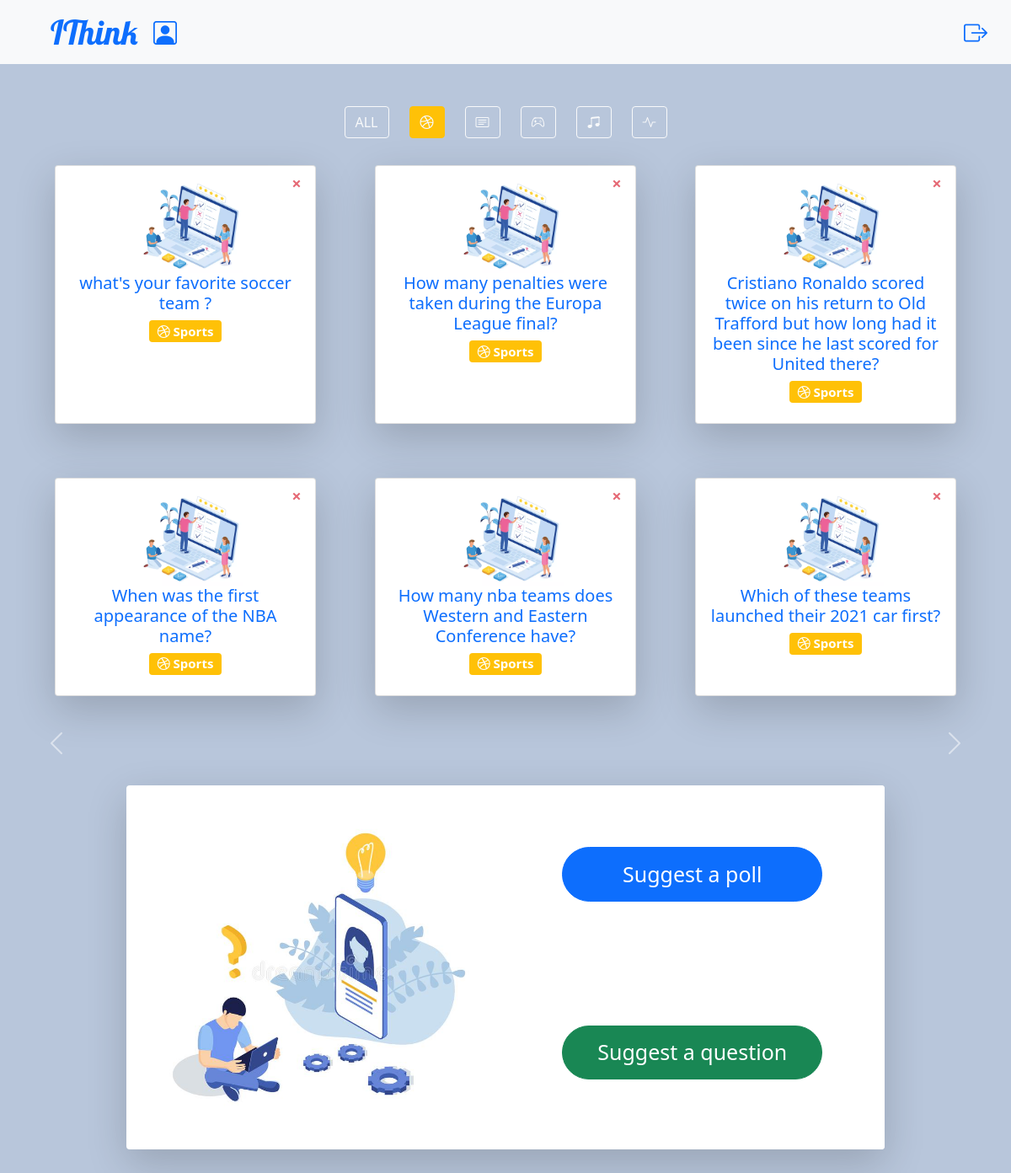
The app's page /home/Sports (signed in), older data.
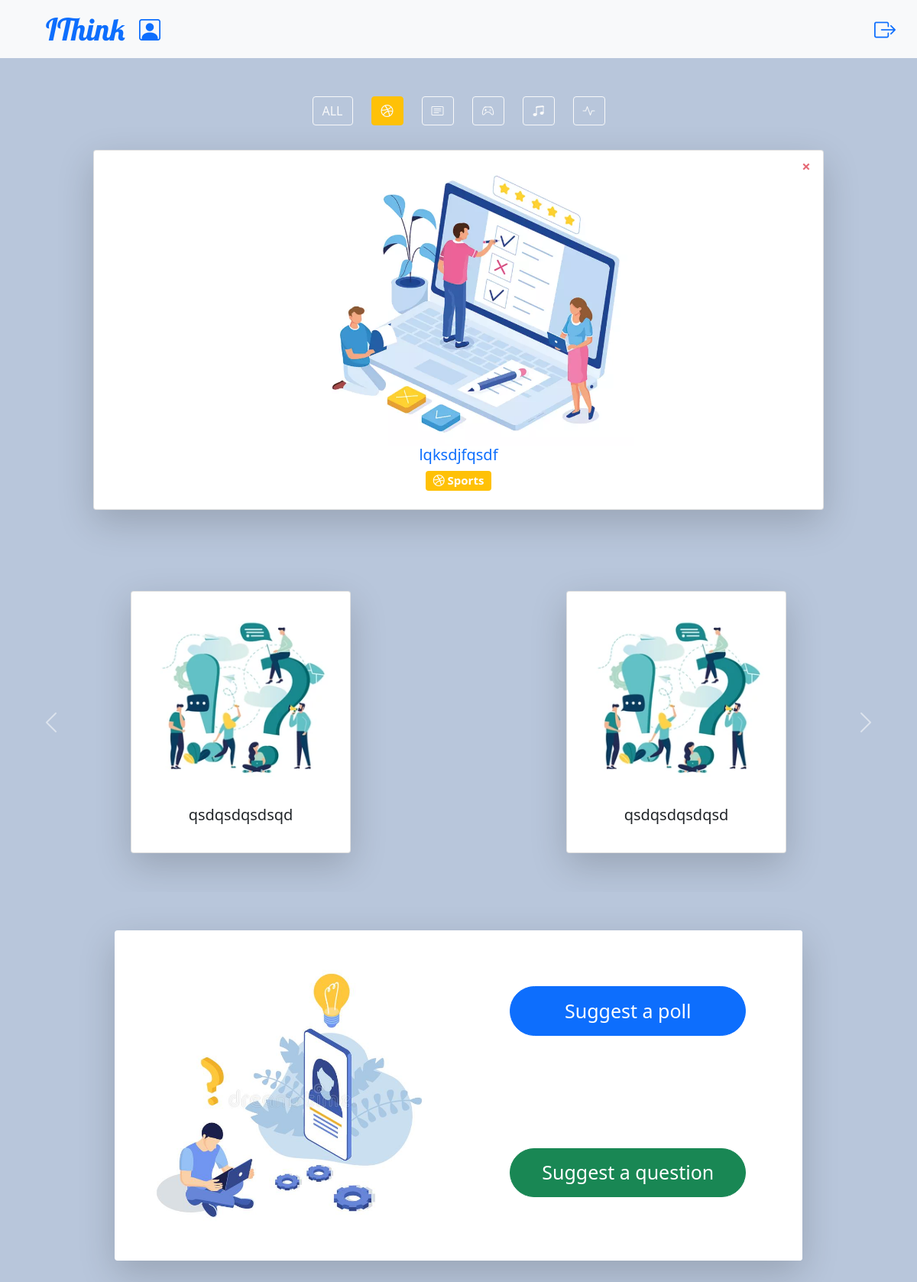
The same page, newer data.
### polls/models.py (models this page shows, shortened)
class poll(models.Model):
    genres = (
        ('p', 'politics'),
        ('s', 'sports'),
        ('g', 'gaming'),
        ('h', 'health'),
        ('m', 'music'),
    )
    status = (
        ('approved', 'approved'),
        ('disapproved', 'disapproved')
    )
    creator = models.CharField(max_length=30)
    status = models.CharField(
        max_length=11, choices=status, default="disapproved")
    question = models.CharField(max_length=200)
    genre = models.CharField(max_length=10, choices=genres, default="")
    answer1 = models.CharField(max_length=200, blank=True, null=True)
    count1 = models.IntegerField(default=0)
    answer2 = models.CharField(max_length=200, blank=True, null=True)
    count2 = models.IntegerField(default=0)
    answer3 = models.CharField(max_length=200, blank=True, null=True)
    count3 = models.IntegerField(default=0)
    answer4 = models.CharField(max_length=200, blank=True, null=True)
    count4 = models.IntegerField(default=0)
    answer5 = models.CharField(max_length=200, blank=True, null=True)
    count5 = models.IntegerField(default=0)
    answer6 = models.CharField(max_length=200, blank=True, null=True)
    count6 = models.IntegerField(default=0)
    with open("Ithink2/databaseSheet.json", "r") as sheet:
        data = json.load(sheet)

### questions/models.py (models this page shows, shortened)
class question(models.Model):
    status = (
        ("approved", "approved"),
        ("disapproved", "disapproved")
    )
    status = models.CharField(
        max_length=11, choices=status, default="disapproved")
    question = models.CharField(max_length=200)
    creator = models.CharField(max_length=30)

### polls/views.py (the view)
# urls.py: path('home/<str:filter_button_pressed>', pollslist.as_view(), name="home"),
class pollslist(LoginRequiredMixin, ListView):
    model = poll
    template_name = "home.html"
    def get_context_data(self, **kwargs):
        context = super().get_context_data(**kwargs)
        context["questions"] = question.objects.all()
        context["answered"] = question_answered.objects.all()
        context["polls"] = poll.objects.all()
        context["voted"] = voted.objects.all()
        context["deleted"] = deleted.objects.all()
        """
            this part is filtering (by id) the questions that are not answered by the user
        """
        questions_all_id = []
        for questionitem in context["questions"]:
            questions_all_id.append(questionitem.id)
        questions_not_wanted_id = []
        for quesitionitem in context["questions"]:
            for answereditem in context["answered"]:
                if quesitionitem.id == answereditem.question.id and answereditem.user.user.id == self.request.user.id:
                    questions_not_wanted_id.append(quesitionitem.id)
            if questionitem.status == "disapproved":
                questions_not_wanted_id.append(questionitem.id)
        questions_wanted_id = []
        for id in questions_all_id:
            if id not in questions_not_wanted_id:
                questions_wanted_id.append(id)
        context["questions"] = question.objects.filter(
            id__in=questions_wanted_id)
        """
            this part is filtering (by id) the polls that are neither voted on or deleted by the user
        """
        polls_all_id = []
        for pollitem in context["polls"]:
            polls_all_id.append(pollitem.id)
        polls_not_wanted_id = []
        for pollitem in context["polls"]:
            for deleteditem in context["deleted"]:
                if pollitem.id == deleteditem.poll.id and deleteditem.user.user.id == self.request.user.id:
                    polls_not_wanted_id.append(pollitem.id)
            for voteditem in context["voted"]:
                if pollitem.id == voteditem.poll.id and voteditem.user.user.id == self.request.user.id:
                    polls_not_wanted_id.append(pollitem.id)
            if pollitem.status == "disapproved":
                polls_not_wanted_id.append(pollitem.id)
        polls_wanted_id = []
        for id in polls_all_id:
            if id not in polls_not_wanted_id:
                polls_wanted_id.append(id)
        context["polls"] = poll.objects.filter(id__in=polls_wanted_id)
        filter_button = []
        if self.kwargs["filter_button_pressed"] == "ALL":
            context["polls"] = poll.objects.all()
            context["polls"] = poll.objects.filter(
                id__in=polls_wanted_id)[:6]
            context["filter_button_pressed"] = "ALL"
        elif self.kwargs["filter_button_pressed"] == "Sports":
            context["polls"] = context["polls"].filter(genre="s")[:6]
            context["filter_button_pressed"] = "Sports"
        elif self.kwargs["filter_button_pressed"] == "Politics":
            context["polls"] = context["polls"].filter(genre="p")[:6]
            context["filter_button_pressed"] = "Politics"
        elif self.kwargs["filter_button_pressed"] == "Gaming":
            context["polls"] = context["polls"].filter(genre="g")[:6]
            context["filter_button_pressed"] = "Gaming"
        elif self.kwargs["filter_button_pressed"] == "Music":
            context["polls"] = context["polls"].filter(genre="m")[:6]
            context["filter_button_pressed"] = "Music"
        elif self.kwargs["filter_button_pressed"] == "Health":
            context["polls"] = context["polls"].filter(genre="h")[:6]
            context["filter_button_pressed"] = "Health"
        """ if self.request.method == "GET":

            if not filter_button:
                filter_button = self.request.GET.getlist(
                    "filter_button") or ['']

            if filter_button[0] == "Sports":
                context["polls"] = context["polls"].filter(genre="s")[:6]
                context["filter_button_pressed"] = "Sports"
            elif filter_button[0] == "Politics":
                context["polls"] = context["polls"].filter(genre="p")[:6]
                context["filter_button_pressed"] = "Politics"
            elif filter_button[0] == "Gaming":
                context["polls"] = context["polls"].filter(genre="g")[:6]
                context["filter_button_pressed"] = "Gaming"
            elif filter_button[0] == "Music":
                context["polls"] = context["polls"].filter(genre="m")[:6]
                context["filter_button_pressed"] = "Music"
            elif filter_button[0] == "Health":
                context["polls"] = context["polls"].filter(genre="h")[:6]
                context["filter_button_pressed"] = "Health"
            else:
                context["polls"] = poll.objects.all()
                context["polls"] = poll.objects.filter(
                    id__in=polls_wanted_id)[:6]
                context["filter_button_pressed"] = "ALL"
         """
        return context

### templates/home.html (shortened to what the changed rows need)
<!DOCTYPE html>
<html lang="en">
  <head>
    {% extends 'main.html' %}
    {% load static %}
    {% block content %}
  <div class="container">
      {% for poll in polls %}
        {% if forloop.counter0|divisibleby:3 %}
        <div class="row ">
          {% endif %}
        <div class="col p-2 d-flex justify-content-center">
          <div class="card shadow-lg mb-5 bg-body rounded" style="width:85%;height:auto;">
            <div class="card-body">
              <a href="{% url 'poll_delete' poll.pk filter_button_pressed %}" class="rounded-circle text-decoration-none float-end text-danger text-opacity-75 fs-5 fw-bold" style="margin-top:-10px;" id="delete_button" name="delete_button">&#215;</a>
              <a
              href="{% url 'poll_vote' poll.pk %}"
              class="text-decoration-none text-center"
              >
              <img src="{% static 'images\poll.png' %}" class="card-img-top" alt="..." style="background-size:cover;width:45%;margin-left: 30%;">
              <h5 class="card-title h-1" style="text-overflow: ellipsis;">{{ poll.question }}</h5>
              </a>
              {% if poll.genre == "s" %}
              <a
                href="{% url 'poll_vote' poll.pk %}"
                class="text-decoration-none text-center"
              >
               <h5><span class="badge badge-pill bg-warning "><i class="bi bi-dribbble"></i> Sports</span></h5>
              </a>
              {% endif %}
            </div>
          </div>
        </div>
        {% if forloop.counter|divisibleby:3 or forloop.last %}
      </div>
      {% endif %}
      {% endfor %}
      <div id="carouselControls" class="carousel slide" data-bs-ride="carousel">
        <div class="carousel-inner">
          {% for question in questions %}
            {% if forloop.counter0|divisibleby:3 %}
              <div class="carousel-item {% if forloop.first %}active{% endif %}">
              <div class="row">
            {% endif %}
              <div class="col d-flex justify-content-center" style="margin-top:50px;">
                <div class="card shadow-lg p-3 mb-5" style="width:18rem;height:87%;">
                  <a href="{% url 'question_answer' question.pk %}" class="text-decoration-none text-dark">
                    <img src="{% static 'images/q&a.png' %}" class="card-img-top" alt="...">
                    <div class="card-body">
                      <h5 class="card-title h-1 " style="text-overflow: ellipsis;text-align: center;" >{{ question.question }}</h5>
                    </div>
                  </a>
                </div>
              </div>
            {% if forloop.counter|divisibleby:3 or forloop.last %}
              </div>
              </div>
            {% endif %}
          {% endfor %}
        </div>
      </div>
    </div>
{% endblock content %}

Row changes from the older to the newer data that the page shows:
no longer on this page (row edited): poll: question "what's your favorite soccer team ?", genre "s" (drawn)
removed poll: question "How many penalties were taken during the Europa League final?", genre "s" (drawn)
removed poll: question "Cristiano Ronaldo scored twice on his return to Old Trafford but how long had it been since he last scored for United there?", genre "s" (drawn)
removed poll: question "When was the first appearance of the NBA name?", genre "s" (drawn)
removed poll: question "How many nba teams does Western and Eastern Conference have?", genre "s" (drawn)
removed poll: question "Which of these teams launched their 2021 car first?", genre "s" (drawn)
now on this page (row edited): poll: question "lqksdjfqsdf", genre "s" (drawn)
added question: question "qsdqsdqsdsqd"
added question: question "qsdqsdqsdqsd"
